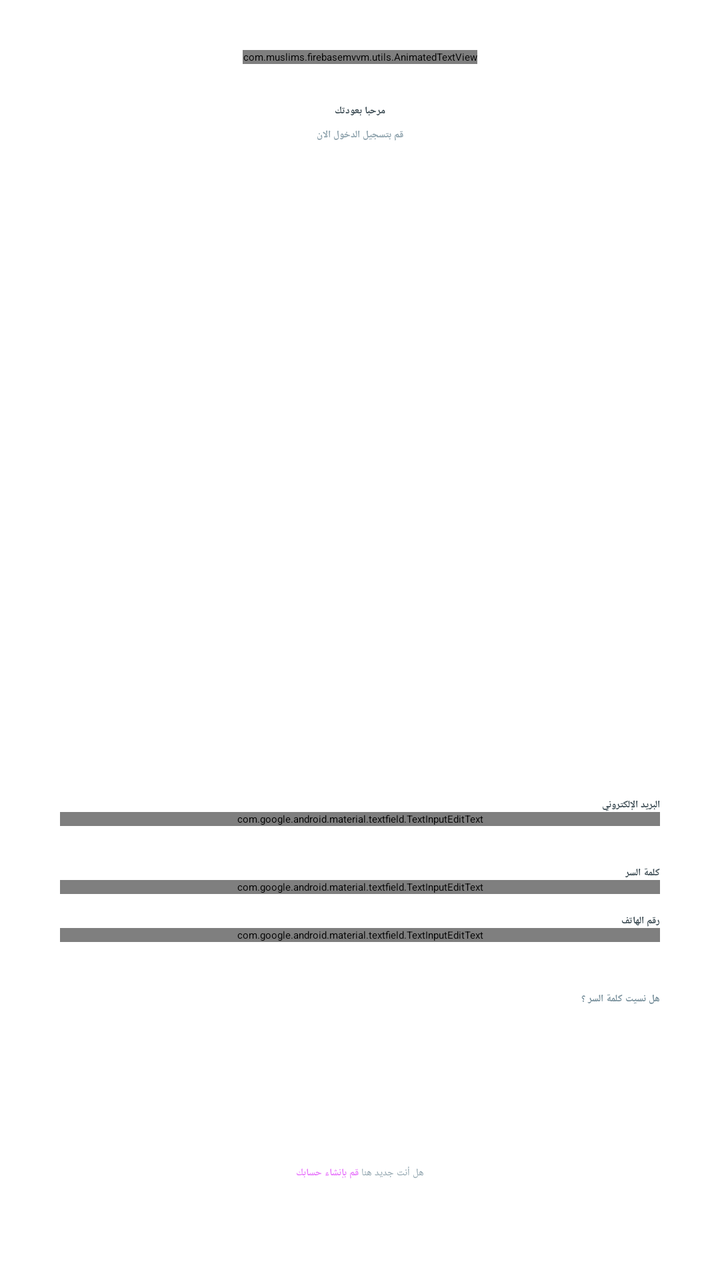
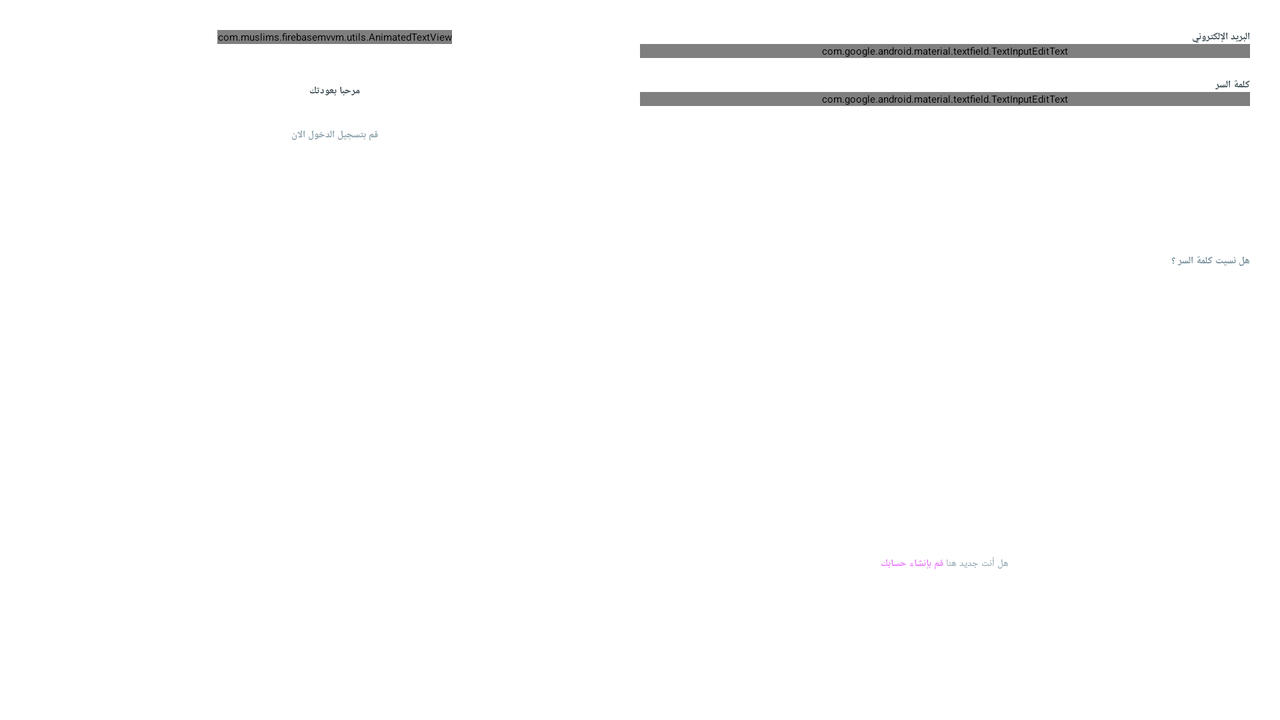

First picture: res/layout/ on a phone held upright. Second picture: the repository's own variant of that layout, on a device whose configuration matches the variant's folder. Source for both follows.
<!-- AndroidManifest.xml: application theme Theme.FirebaseMVVM -->
<!-- res/layout/fragment_login.xml -->
<?xml version="1.0" encoding="utf-8"?>
<androidx.constraintlayout.widget.ConstraintLayout xmlns:android="http://schemas.android.com/apk/res/android"
    xmlns:app="http://schemas.android.com/apk/res-auto"
    xmlns:tools="http://schemas.android.com/tools"
    android:layout_width="match_parent"
    android:layout_height="match_parent"
    android:background="@android:color/white"
    android:orientation="vertical">

    <ProgressBar
        android:id="@+id/login_progress_bar"
        style="?android:attr/progressBarStyle"
        android:layout_width="wrap_content"
        android:layout_height="wrap_content"
        android:layout_marginBottom="80dp"
        android:visibility="gone"
        app:layout_constraintBottom_toBottomOf="parent"
        app:layout_constraintEnd_toEndOf="parent"
        app:layout_constraintStart_toStartOf="parent"
        app:layout_constraintTop_toTopOf="parent"
        app:layout_constraintVertical_bias="1.0" />

    <RelativeLayout
        android:id="@+id/relativeLayout2"
        android:layout_width="match_parent"
        android:layout_height="match_parent"
        app:layout_constraintBottom_toBottomOf="parent"
        app:layout_constraintEnd_toEndOf="parent"
        app:layout_constraintStart_toStartOf="parent"
        app:layout_constraintTop_toTopOf="parent">

        <LinearLayout
            android:layout_width="330dp"
            android:layout_height="match_parent"
            android:layout_centerInParent="true"
            android:orientation="vertical"
            android:padding="@dimen/spacing_large">

            <View
                android:layout_width="0dp"
                android:layout_height="@dimen/spacing_middle" />

            <com.muslims.firebasemvvm.utils.AnimatedTextView
                android:id="@+id/login_text_view_logo"
                android:layout_width="wrap_content"
                android:layout_height="wrap_content"
                android:layout_gravity="center"
                android:textColor="@color/colorPrimary"
                android:textSize="44sp"
                app:fontFamily="@font/logo_font" />

            <View
                android:layout_width="0dp"
                android:layout_height="@dimen/spacing_large" />

            <TextView
                android:layout_width="wrap_content"
                android:layout_height="wrap_content"
                android:layout_gravity="center"
                android:layout_marginTop="@dimen/spacing_medium"
                android:text="مرحبا بعودتك"
                android:textAppearance="@style/Base.TextAppearance.AppCompat.Large"
                android:textColor="@color/blue_grey_800"
                android:textStyle="bold" />

            <TextView
                android:layout_width="wrap_content"
                android:layout_height="wrap_content"
                android:layout_gravity="center"
                android:layout_marginTop="@dimen/spacing_medium"
                android:text="قم بتسجيل الدخول الان"
                android:textAppearance="@style/Base.TextAppearance.AppCompat.Subhead"
                android:textColor="@color/blue_grey_300"
                android:textStyle="bold" />

            <View
                android:layout_width="0dp"
                android:layout_height="0dp"
                android:layout_weight="1" />

            <TextView
                android:layout_width="wrap_content"
                android:layout_height="wrap_content"
                android:layout_gravity="right|end"
                android:text="البريد الإلكتروني"
                android:textAlignment="center"
                android:textAppearance="@style/Base.TextAppearance.AppCompat.Small"
                android:textColor="@color/blue_grey_800"
                android:textStyle="bold"
                tools:ignore="RtlCompat" />

            <com.google.android.material.textfield.TextInputEditText
                android:id="@+id/email"
                android:layout_width="match_parent"
                android:layout_height="wrap_content"
                android:layout_marginLeft="-4dp"
                android:layout_marginRight="-4dp"
                android:inputType="textEmailAddress"
                android:maxLength="50"
                android:maxLines="1"
                android:singleLine="true"
                android:textColor="@color/blue_grey_300"
                android:theme="@style/EditText.Grey" />

            <View
                android:layout_width="0dp"
                android:layout_height="@dimen/spacing_mlarge" />


            <TextView
                android:layout_width="wrap_content"
                android:layout_height="wrap_content"
                android:layout_gravity="right|end"
                android:text="كلمة السر"
                android:textAlignment="center"
                android:textAppearance="@style/Base.TextAppearance.AppCompat.Small"
                android:textColor="@color/blue_grey_800"
                android:textStyle="bold"
                tools:ignore="RtlCompat" />

            <com.google.android.material.textfield.TextInputEditText
                android:id="@+id/password"
                android:layout_width="match_parent"
                android:layout_height="wrap_content"
                android:layout_marginLeft="-4dp"
                android:layout_marginRight="-4dp"
                android:inputType="textPassword"
                android:maxLength="50"
                android:maxLines="1"
                android:singleLine="true"
                android:textColor="@color/blue_grey_300"
                android:theme="@style/EditText.Grey" />

            <View
                android:layout_width="0dp"
                android:layout_height="@dimen/spacing_middle" />

            <TextView
                android:layout_width="wrap_content"
                android:layout_height="wrap_content"
                android:layout_gravity="right|end"
                android:text="رقم الهاتف"
                android:textAlignment="center"
                android:textAppearance="@style/Base.TextAppearance.AppCompat.Small"
                android:textColor="@color/blue_grey_800"
                android:textStyle="bold"
                tools:ignore="RtlCompat" />

            <com.google.android.material.textfield.TextInputEditText
                android:id="@+id/phone_number"
                android:layout_width="match_parent"
                android:layout_height="wrap_content"
                android:layout_marginLeft="-4dp"
                android:layout_marginRight="-4dp"
                android:inputType="phone"
                android:maxLength="50"
                android:maxLines="1"
                android:singleLine="true"
                android:textColor="@color/blue_grey_300"
                android:theme="@style/EditText.Grey" />

            <View
                android:layout_width="0dp"
                android:layout_height="@dimen/spacing_mlarge" />

            <TextView
                android:id="@+id/forgot_password"
                android:layout_width="wrap_content"
                android:layout_height="wrap_content"
                android:layout_gravity="right|end"
                android:layout_marginTop="@dimen/spacing_medium"
                android:clickable="true"
                android:text="هل نسيت كلمة السر ؟"

                android:textAppearance="@style/Base.TextAppearance.AppCompat.Subhead"
                android:textColor="@color/blue_grey_400"
                android:textStyle="bold" />

            <View
                android:layout_width="0dp"
                android:layout_height="@dimen/spacing_large" />

            <Button
                android:id="@+id/btn_login"
                android:layout_width="match_parent"
                android:layout_height="55dp"
                android:layout_marginLeft="-4dp"
                android:layout_marginRight="-4dp"
                android:background="@drawable/btn_purple_a400"
                android:text="تسجيل الدخول"
                android:textAllCaps="false"
                android:textColor="@android:color/white"
                android:textStyle="bold" />

            <View
                android:layout_width="0dp"
                android:layout_height="@dimen/spacing_medium" />

            <LinearLayout
                android:layout_width="match_parent"
                android:layout_height="wrap_content"
                android:layout_marginTop="@dimen/spacing_medium"
                android:gravity="center"
                android:orientation="horizontal">

                <TextView
                    android:id="@+id/btn_from_login_to_sign_up"
                    android:layout_width="wrap_content"
                    android:layout_height="wrap_content"
                    android:alpha="0.5"
                    android:clickable="true"
                    android:text=" قم بإنشاء حسابك"
                    android:textAppearance="@style/Base.TextAppearance.AppCompat.Subhead"
                    android:textColor="@color/purple_A400"
                    android:textStyle="bold" />

                <TextView
                    android:layout_width="wrap_content"
                    android:layout_height="wrap_content"
                    android:text="هل أنت جديد هنا"
                    android:textAppearance="@style/Base.TextAppearance.AppCompat.Subhead"
                    android:textColor="@color/blue_grey_300" />


            </LinearLayout>

            <View
                android:layout_width="0dp"
                android:layout_height="@dimen/spacing_xlarge" />

        </LinearLayout>

    </RelativeLayout>

</androidx.constraintlayout.widget.ConstraintLayout>
<!-- resources referenced by this layout -->
<resources>
  <color name="blue_grey_300">#90A4AE</color>
  <color name="blue_grey_400">#78909C</color>
  <color name="blue_grey_800">#37474F</color>
  <color name="colorPrimary">#1976D2</color>
  <color name="purple_A400">#D500F9</color>
  <dimen name="spacing_large">15dp</dimen>
  <dimen name="spacing_medium">5dp</dimen>
  <dimen name="spacing_middle">10dp</dimen>
  <dimen name="spacing_mlarge">20dp</dimen>
  <dimen name="spacing_xlarge">35dp</dimen>
  <style name="EditText.Grey" parent="@style/AppTheme">
          <item name="colorControlActivated">@color/grey_60</item>
          <item name="colorControlHighlight">@color/grey_60</item>
          <item name="colorControlNormal">@color/grey_40</item>
      </style>
  <style name="Theme.FirebaseMVVM" parent="Theme.MaterialComponents.DayNight.NoActionBar">
          
          <item name="colorPrimary">@color/purple_200</item>
          <item name="colorPrimaryVariant">@color/purple_700</item>
          <item name="colorOnPrimary">@color/primary</item>
          
          <item name="colorSecondary">@color/teal_200</item>
          <item name="colorSecondaryVariant">@color/teal_200</item>
          <item name="colorOnSecondary">@color/colorPrimary</item>
          
          <item name="android:statusBarColor" tools:targetApi="l">?attr/colorPrimaryVariant</item>
          
      </style>
  <style name="AppTheme" parent="BaseTheme" />
  <color name="grey_60">#666666</color>
  <color name="grey_40">#999999</color>
  <color name="purple_200">#CE93D8</color>
  <color name="purple_700">#7B1FA2</color>
  <color name="teal_200">#80CBC4</color>
  <style name="BaseTheme" parent="Theme.AppCompat.Light.NoActionBar">
          
          <item name="colorPrimary">@color/colorPrimary</item>
          <item name="colorPrimaryDark">@color/colorPrimaryDark</item>
          <item name="colorAccent">@color/colorAccent</item>
          <item name="windowActionModeOverlay">true</item>
          <item name="android:actionModeBackground">@color/blue_grey_600</item>
          <item name="android:dialogTheme">@style/Dialog.Theme</item>
      </style>
  <color name="colorPrimaryDark">#1976D2</color>
  <color name="colorAccent">#FF4081</color>
  <color name="blue_grey_600">#546E7A</color>
  <style name="Dialog.Theme" parent="Theme.AppCompat.Light.Dialog">
          <item name="colorPrimary">@color/colorPrimary</item>
          <item name="colorPrimaryDark">@color/colorPrimaryDark</item>
          <item name="colorAccent">@color/colorAccent</item>
      </style>
</resources>
<!-- res/layout-land/fragment_login.xml (the repository's variant of the layout above) -->
<!-- drawn on the phone turned sideways -->
<?xml version="1.0" encoding="utf-8"?>
<androidx.constraintlayout.widget.ConstraintLayout xmlns:android="http://schemas.android.com/apk/res/android"
    xmlns:app="http://schemas.android.com/apk/res-auto"
    xmlns:tools="http://schemas.android.com/tools"
    android:layout_width="match_parent"
    android:layout_height="match_parent"
    android:background="@android:color/white"
    android:orientation="vertical">

    <ProgressBar
        android:id="@+id/login_progress_bar"
        style="?android:attr/progressBarStyle"
        android:layout_width="wrap_content"
        android:layout_height="wrap_content"
        android:layout_marginBottom="80dp"
        android:visibility="gone"
        app:layout_constraintBottom_toBottomOf="parent"
        app:layout_constraintEnd_toEndOf="parent"
        app:layout_constraintStart_toStartOf="parent"
        app:layout_constraintTop_toTopOf="parent"
        app:layout_constraintVertical_bias="1.0" />

    <RelativeLayout
        android:id="@+id/relativeLayout2"
        android:layout_width="match_parent"
        android:layout_height="match_parent"
        app:layout_constraintBottom_toBottomOf="parent"
        app:layout_constraintEnd_toEndOf="parent"
        app:layout_constraintStart_toStartOf="parent"
        app:layout_constraintTop_toTopOf="parent">

        <LinearLayout
            android:layout_width="match_parent"
            android:layout_height="match_parent"
            android:layout_centerInParent="true"
            android:padding="@dimen/spacing_large">

            <LinearLayout
                android:id="@+id/login_welcome_message_container"
                android:layout_width="match_parent"
                android:layout_height="match_parent"
                android:layout_weight="1"
                android:orientation="vertical">

                <com.muslims.firebasemvvm.utils.AnimatedTextView
                    android:id="@+id/login_text_view_logo"
                    android:layout_width="wrap_content"
                    android:layout_height="wrap_content"
                    android:layout_gravity="center"
                    android:textColor="@color/colorPrimary"
                    android:textSize="44sp"
                    app:fontFamily="@font/logo_font" />

                <View
                    android:layout_width="0dp"
                    android:layout_height="@dimen/spacing_large" />

                <TextView
                    android:layout_width="wrap_content"
                    android:layout_height="wrap_content"
                    android:layout_gravity="center"
                    android:layout_marginTop="@dimen/spacing_medium"
                    android:text="مرحبا بعودتك"
                    android:textAppearance="@style/Base.TextAppearance.AppCompat.Large"
                    android:textColor="@color/blue_grey_800"
                    android:textStyle="bold" />

                <View
                    android:layout_width="0dp"
                    android:layout_height="@dimen/spacing_middle" />

                <TextView
                    android:layout_width="wrap_content"
                    android:layout_height="wrap_content"
                    android:layout_gravity="center"
                    android:layout_marginTop="@dimen/spacing_medium"
                    android:text="قم بتسجيل الدخول الان"
                    android:textAppearance="@style/Base.TextAppearance.AppCompat.Subhead"
                    android:textColor="@color/blue_grey_300"
                    android:textStyle="bold" />
            </LinearLayout>

            <LinearLayout
                android:layout_width="match_parent"
                android:layout_height="match_parent"
                android:layout_weight="1"
                android:orientation="vertical">

                <TextView
                    android:layout_width="wrap_content"
                    android:layout_height="wrap_content"
                    android:layout_gravity="right|end"
                    android:text="البريد الإلكتروني"
                    android:textAlignment="center"
                    android:textAppearance="@style/Base.TextAppearance.AppCompat.Small"
                    android:textColor="@color/blue_grey_800"
                    android:textStyle="bold"
                    tools:ignore="RtlCompat" />

                <com.google.android.material.textfield.TextInputEditText
                    android:id="@+id/email"
                    android:layout_width="match_parent"
                    android:layout_height="wrap_content"
                    android:layout_marginLeft="-4dp"
                    android:layout_marginRight="-4dp"
                    android:inputType="textEmailAddress"
                    android:maxLength="50"
                    android:maxLines="1"
                    android:singleLine="true"
                    android:textColor="@color/blue_grey_300"
                    android:theme="@style/EditText.Grey" />

                <View
                    android:layout_width="0dp"
                    android:layout_height="@dimen/spacing_middle" />

                <TextView
                    android:layout_width="wrap_content"
                    android:layout_height="wrap_content"
                    android:layout_gravity="right|end"
                    android:text="كلمة السر"
                    android:textAlignment="center"
                    android:textAppearance="@style/Base.TextAppearance.AppCompat.Small"
                    android:textColor="@color/blue_grey_800"
                    android:textStyle="bold"
                    tools:ignore="RtlCompat" />

                <com.google.android.material.textfield.TextInputEditText
                    android:id="@+id/password"
                    android:layout_width="match_parent"
                    android:layout_height="wrap_content"
                    android:layout_marginLeft="-4dp"
                    android:layout_marginRight="-4dp"
                    android:inputType="textPassword"
                    android:maxLength="50"
                    android:maxLines="1"
                    android:singleLine="true"
                    android:textColor="@color/blue_grey_300"
                    android:theme="@style/EditText.Grey" />

                <View
                    android:layout_width="0dp"
                    android:layout_height="0dp"
                    android:layout_weight="1" />

                <TextView
                    android:id="@+id/forgot_password"
                    android:layout_width="wrap_content"
                    android:layout_height="wrap_content"
                    android:layout_gravity="right|end"
                    android:layout_marginTop="@dimen/spacing_medium"
                    android:clickable="true"
                    android:text="هل نسيت كلمة السر ؟"

                    android:textAppearance="@style/Base.TextAppearance.AppCompat.Subhead"
                    android:textColor="@color/blue_grey_400"
                    android:textStyle="bold" />

                <View
                    android:layout_width="0dp"
                    android:layout_height="@dimen/spacing_large" />

                <Button
                    android:id="@+id/btn_login"
                    android:layout_width="match_parent"
                    android:layout_height="55dp"
                    android:layout_marginLeft="-4dp"
                    android:layout_marginRight="-4dp"
                    android:background="@drawable/btn_purple_a400"
                    android:text="تسجيل الدخول"
                    android:textAllCaps="false"
                    android:textColor="@android:color/white"
                    android:textStyle="bold" />

                <View
                    android:layout_width="0dp"
                    android:layout_height="@dimen/spacing_xlarge" />

                <LinearLayout
                    android:layout_width="match_parent"
                    android:layout_height="wrap_content"
                    android:layout_marginTop="@dimen/spacing_medium"
                    android:layout_weight="1"
                    android:gravity="center"
                    android:orientation="horizontal">

                    <TextView
                        android:id="@+id/btn_from_login_to_sign_up"
                        android:layout_width="wrap_content"
                        android:layout_height="wrap_content"
                        android:alpha="0.5"
                        android:clickable="true"
                        android:text=" قم بإنشاء حسابك"
                        android:textAppearance="@style/Base.TextAppearance.AppCompat.Subhead"
                        android:textColor="@color/purple_A400"
                        android:textStyle="bold" />

                    <TextView
                        android:layout_width="wrap_content"
                        android:layout_height="wrap_content"
                        android:text="هل أنت جديد هنا"
                        android:textAppearance="@style/Base.TextAppearance.AppCompat.Subhead"
                        android:textColor="@color/blue_grey_300" />


                </LinearLayout>

                <View
                    android:layout_width="0dp"
                    android:layout_height="@dimen/spacing_medium" />

                <View
                    android:layout_width="0dp"
                    android:layout_height="@dimen/spacing_mlarge" />
            </LinearLayout>

        </LinearLayout>

    </RelativeLayout>

</androidx.constraintlayout.widget.ConstraintLayout>
